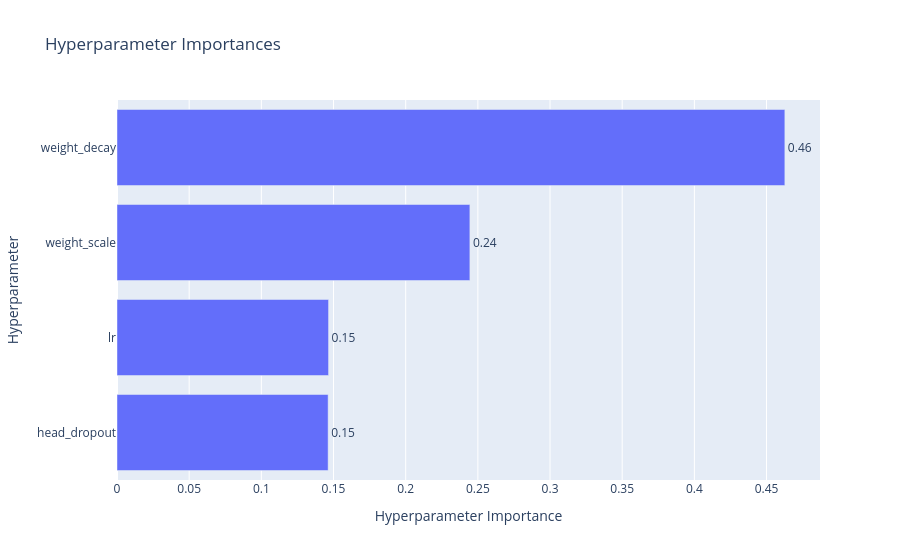

Notebook code for this chart:
### Code cell
# Learn which hyperparameters are affecting the trial duration with hyperparameter importance.
optuna.visualization.plot_param_importances(
    study, target=lambda t: t.duration.total_seconds(), target_name="duration"
)

### Figure 1 — Plotly figure (JSON) as saved in the notebook; plotly's stock layout.template omitted (floating-point values rounded to 4 significant figures)
{"data": [{"cliponaxis": false, "hovertemplate": ["head_dropout (FloatDistribution): 0.14626935672675115<extra></extra>", "lr (FloatDistribution): 0.1465698651597155<extra></extra>", "weight_scale (FloatDistribution): 0.24447713502247972<extra></extra>", "weight_decay (FloatDistribution): 0.4626836430910536<extra></extra>"], "name": "duration", "orientation": "h", "text": ["0.15", "0.15", "0.24", "0.46"], "textposition": "outside", "type": "bar", "x": [0.1463, 0.1466, 0.2445, 0.4627], "y": ["head_dropout", "lr", "weight_scale", "weight_decay"]}], "layout": {"autosize": true, "title": {"text": "Hyperparameter Importances"}, "xaxis": {"autorange": true, "range": [0, 0.487], "title": {"text": "Hyperparameter Importance"}, "type": "linear"}, "yaxis": {"autorange": true, "range": [-0.5, 3.5], "title": {"text": "Hyperparameter"}, "type": "category"}}}
